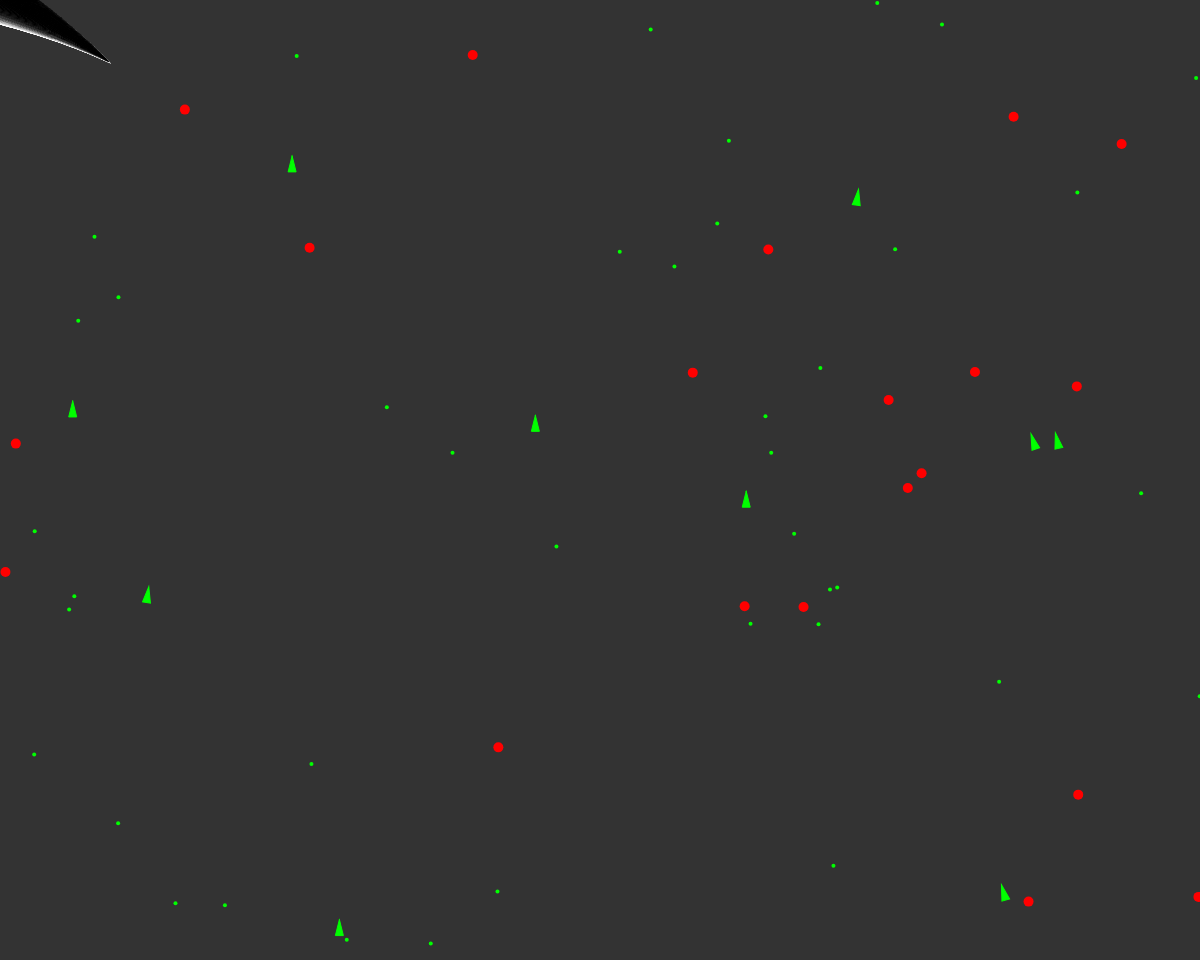
Frame 1 (no input)
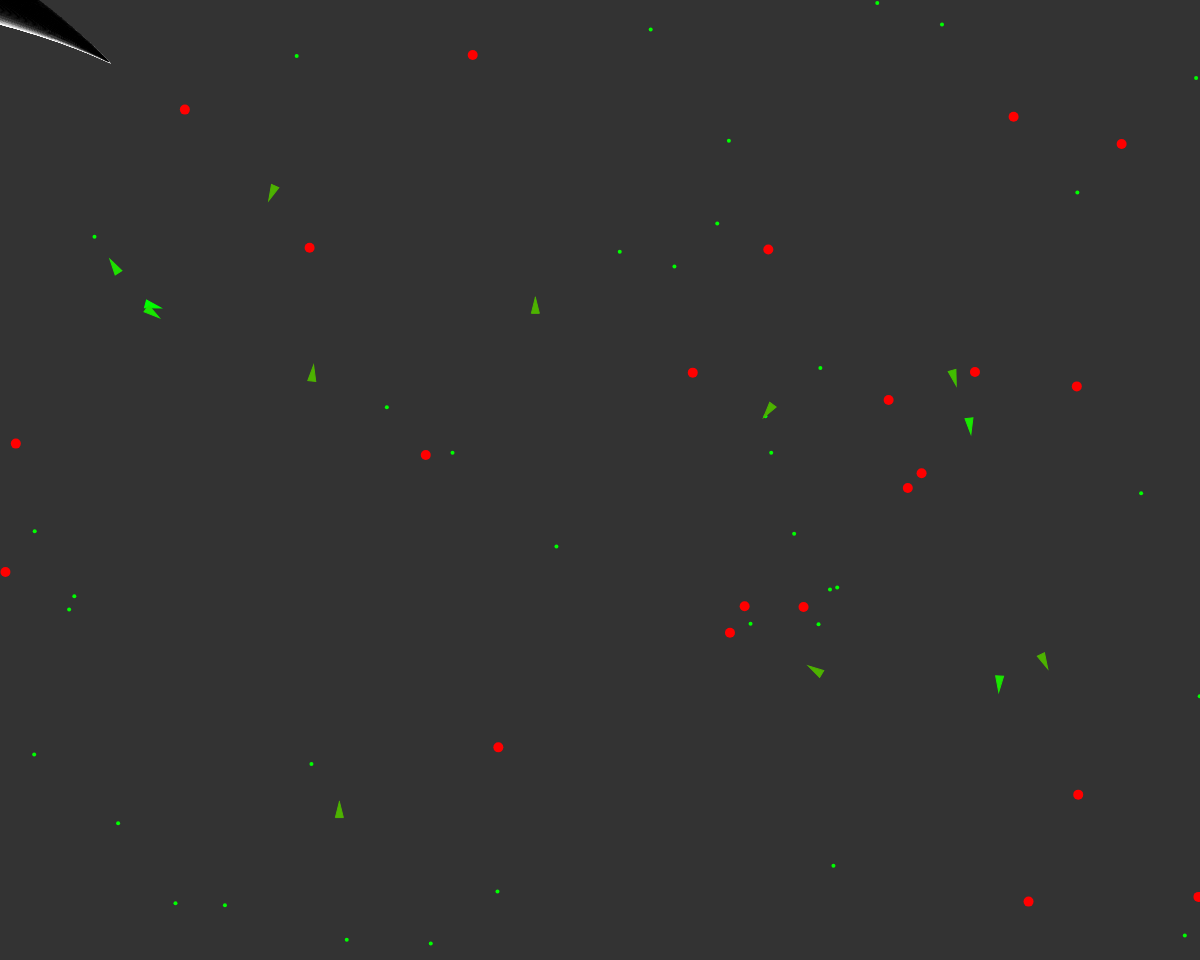
Frame 60 (no input)
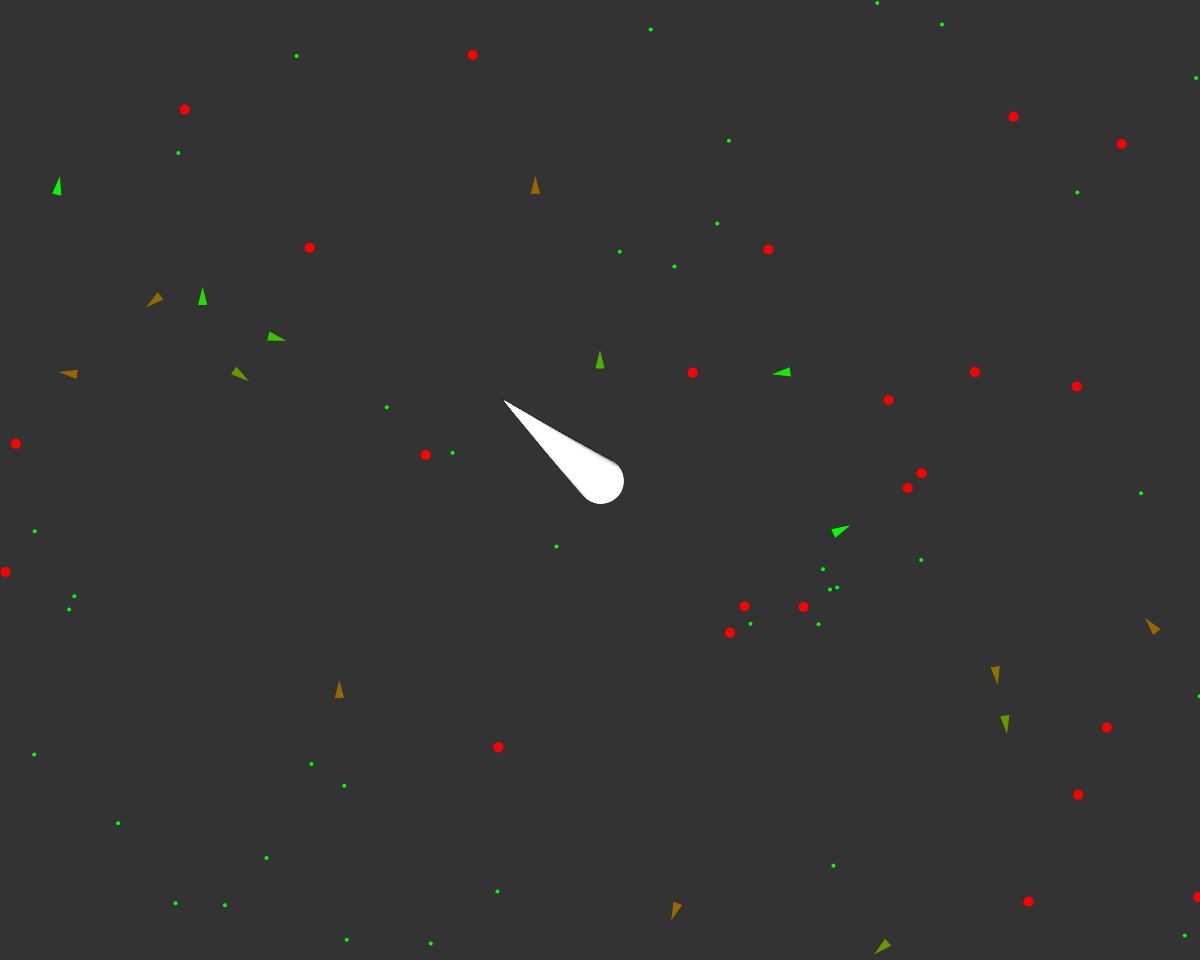
Frame 120 (the mouse pressed at the canvas centre since frame 60)

The p5.js sketch that drew these frames (run headless with seeded random() and noise() and a simulated clock; from frame 60 on, the mouse is pressed at the canvas centre):

// p5.js sketch
// ── sketch.js
// Nicholas Huaman

var vehicles = [];
var food = [];
var poison = [];

var debug;
var Kill;

function setup() {
  createCanvas(window.innerWidth, window.innerHeight-40);
  for (var i = 0; i < 10; i++) {
    var x = random(width);
    var y = random(height);
    vehicles[i] = new Vehicle(x, y);
  }

  for (var i = 0; i < 40; i++) {
    var x = random(width);
    var y = random(height);
    food.push(createVector(x, y));
  }

  for (var i = 0; i < 20; i++) {
    var x = random(width);
    var y = random(height);
    poison.push(createVector(x, y));
  }

debug = createCheckbox("Compass View");
Kill = createCheckbox("Remove all!");


  

let point = new p5.Vector(300, 200);

let current = new Segment(point, 1, 0);
for (let i = 0; i < 250; i++) {
  let next = new Segment(current, 0.5, i);
  current.child = next;
  current = next;
}
tentacle = current;

}

function mousePressed() {
  vehicles.push(new Vehicle(mouseX, mouseY));
}
function mouseDragged() {
  vehicles.push(new Vehicle(mouseX, mouseY));
}

function draw() {
  background(51);
  
  if (Kill.checked()) {
    vehicles.splice(i, 100);
  }

    tentacle.follow(mouseX, mouseY);
    tentacle.update();
    tentacle.show();
  
    let next = tentacle.par;
    while (next) {
      next.follow();
      next.update();
      next.show();
      next = next.par;
    }


  if (random(1) < 0.1) {
    var x = random(width);
    var y = random(height);
    food.push(createVector(x, y));
  }

  if (random(1) < 0.01) {
    var x = random(width);
    var y = random(height);
    poison.push(createVector(x, y));
  }


  for (var i = 0; i < food.length; i++) {
    fill(0, 255, 0);
    noStroke();
    ellipse(food[i].x, food[i].y, 4, 4);
  }

  for (var i = 0; i < poison.length; i++) {
    fill(255, 0, 0);
    noStroke();
    ellipse(poison[i].x, poison[i].y, 10, 10);
  }

  for (var i = vehicles.length - 1; i >= 0; i--) {
    vehicles[i].boundaries();
    vehicles[i].behaviors(food, poison);
    vehicles[i].update();
    vehicles[i].display();

    var newVehicle = vehicles[i].clone();
    if (newVehicle != null) {
      vehicles.push(newVehicle);
    }

    if (vehicles[i].dead()) {
      var x = vehicles[i].position.x;
      var y = vehicles[i].position.y;
      food.push(createVector(x, y));
      food.push(createVector(x, y));
      food.push(createVector(x, y));
      food.push(createVector(x, y));
      food.push(createVector(x, y));
      food.push(createVector(x, y));
      vehicles.splice(i, 1);
    }

  }
}

// ── segments.js

class Segment {
  /* Unlike in Java, JavaScript does not implement
   * function overloading, which means we cannot simply have
   * two different constructors for our Segment class as Shiffman does in
   * his pde example. Instead, we must have one constructor function
   * which behaves differently depending on the type of arguments we pass.
   */
  constructor(point, len, i) {
    if (point.hasOwnProperty("angle")) { // point is probably a Segment

      this.par = point;
      this.a = this.par.b.copy();

    } else {

      this.par = false;
      this.a = point;

    }

    this.b = new p5.Vector();
    this.angle = 0;
    this.sw = map(i, 0, 50, 1, 10);
    this.len = len;
    this.calculateB();
  }


  follow(tx, ty) {
  /* Shiffman used function overloading here too, but since we can't
   * in JavaScript we instead check whether or not ty is undefined. */
    if (typeof(ty) == "undefined") {

      let targetX = this.child.a.x;
      let targetY = this.child.a.y;
      this.follow(targetX, targetY);

    } else {

      let target = new p5.Vector(tx, ty);
      let dir = p5.Vector.sub(target, this.a);
      this.angle = dir.heading();

      dir.setMag(this.len);
      dir.mult(-1);
      this.a = p5.Vector.add(target, dir);

    }
  }


  calculateB() {
    let dx = this.len * cos(this.angle);
    let dy = this.len * sin(this.angle)
    this.b.set(this.a.x + dx, this.a.y + dy);
  }


  update() {
    this.calculateB();
  }


  show() {
    stroke(0);
    strokeWeight(this.sw);
    line(this.a.x, this.a.y, this.b.x, this.b.y);
    stroke(255);
    strokeWeight(this.sw);
    line(this.a.x+1, this.a.y+1, this.b.x+1, this.b.y+1);
  }
}
// ── vehicle.js
// Nicholas Huaman

var mr = 0.01;

function Vehicle(x, y, dna) {
  this.acceleration = createVector(0, 0);
  this.velocity = createVector(0, -2);
  this.position = createVector(x, y);
  this.r = 4;
  this.maxspeed = 5;
  this.maxforce = 0.5;

  this.health = 1;

  this.dna = [];
  if (dna === undefined) {
    // Food weight
    this.dna[0] = random(-2, 2);
    // Poison weight
    this.dna[1] = random(-2, 2);
    // Food perception
    this.dna[2] = random(0, 100);
    // Poision Percepton
    this.dna[3] = random(0, 100);
  } else {
    // Mutation
    this.dna[0] = dna[0];
    if (random(1) < mr) {
      this.dna[0] += random(-0.1, 0.1);
    }
    this.dna[1] = dna[1];
    if (random(1) < mr) {
      this.dna[1] += random(-0.1, 0.1);
    }
    this.dna[2] = dna[2];
    if (random(1) < mr) {
      this.dna[2] += random(-10, 10);
    }
    this.dna[3] = dna[3];
    if (random(1) < mr) {
      this.dna[3] += random(-10, 10);
    }
  }

  // Method to update location
  this.update = function() {

    this.health -= 0.005;

    // Update velocity
    this.velocity.add(this.acceleration);
    // Limit speed
    this.velocity.limit(this.maxspeed);
    this.position.add(this.velocity);
    // Reset accelerationelertion to 0 each cycle
    this.acceleration.mult(0);
  }

  this.applyForce = function(force) {
    // We could add mass here if we want A = F / M
    this.acceleration.add(force);
  }

  this.behaviors = function(good, bad) {
    var steerG = this.eat(good, 0.2, this.dna[2]);
    var steerB = this.eat(bad, -1, this.dna[3]);

    steerG.mult(this.dna[0]);
    steerB.mult(this.dna[1]);

    this.applyForce(steerG);
    this.applyForce(steerB);
  }

  this.clone = function() {
    if (random(1) < 0.002) {
      return new Vehicle(this.position.x, this.position.y, this.dna);
    } else {
      return null;
    }
  }

  this.eat = function(list, nutrition, perception) {
    var record = Infinity;
    var closest = null;
    for (var i = list.length - 1; i >= 0; i--) {
      var d = this.position.dist(list[i]);

      if (d < this.maxspeed) {
        list.splice(i, 1);
        this.health += nutrition;
      } else {
        if (d < record && d < perception) {
          record = d;
          closest = list[i];
        }
      }
    }

    // This is the moment of eating!

    if (closest != null) {
      return this.seek(closest);
    }

    return createVector(0, 0);
  }

  // A method that calculates a steering force towards a target
  // STEER = DESIRED MINUS VELOCITY
  this.seek = function(target) {

    var desired = p5.Vector.sub(target, this.position); // A vector pointing from the location to the target

    // Scale to maximum speed
    desired.setMag(this.maxspeed);

    // Steering = Desired minus velocity
    var steer = p5.Vector.sub(desired, this.velocity);
    steer.limit(this.maxforce); // Limit to maximum steering force

    return steer;
    //this.applyForce(steer);
  }

  this.dead = function() {
    return (this.health < 0)
  }

  this.display = function() {
    // Draw a triangle rotated in the direction of velocity
    var angle = this.velocity.heading() + PI / 2;

    push();
    translate(this.position.x, this.position.y);
    rotate(angle);


    if (debug.checked()) {
      strokeWeight(3);
      stroke(0, 255, 0);
      noFill();
      line(0, 0, 0, -this.dna[0] * 25);
      strokeWeight(2);
      ellipse(0, 0, this.dna[2] * 2);
      stroke(255, 0, 0);
      line(0, 0, 0, -this.dna[1] * 25);
      ellipse(0, 0, this.dna[3] * 2);
    }

    var gr = color(0, 255, 0);
    var rd = color(255, 0, 0);
    var col = lerpColor(rd, gr, this.health);

    fill(col);
    stroke(col);
    strokeWeight(1);
    beginShape();
    vertex(0, -this.r * 2);
    vertex(-this.r, this.r * 2);
    vertex(this.r, this.r * 2);
    endShape(CLOSE);

    pop();
  }


  this.boundaries = function() {
    var d = 25;

    var desired = null;

    if (this.position.x < d) {
      desired = createVector(this.maxspeed, this.velocity.y);
    } else if (this.position.x > width - d) {
      desired = createVector(-this.maxspeed, this.velocity.y);
    }

    if (this.position.y < d) {
      desired = createVector(this.velocity.x, this.maxspeed);
    } else if (this.position.y > height - d) {
      desired = createVector(this.velocity.x, -this.maxspeed);
    }

    if (desired !== null) {
      desired.normalize();
      desired.mult(this.maxspeed);
      var steer = p5.Vector.sub(desired, this.velocity);
      steer.limit(this.maxforce);
      this.applyForce(steer);
    }
  }
}
